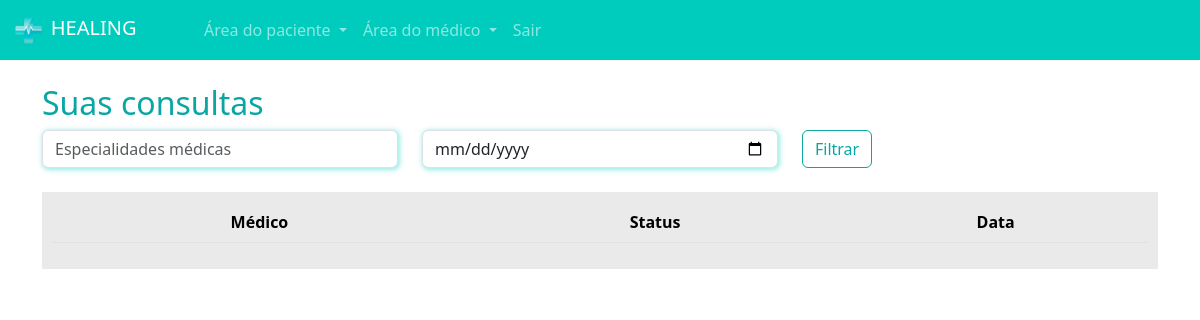
Page /pacientes/minhas_consultas/ (signed in) on the earlier database version.
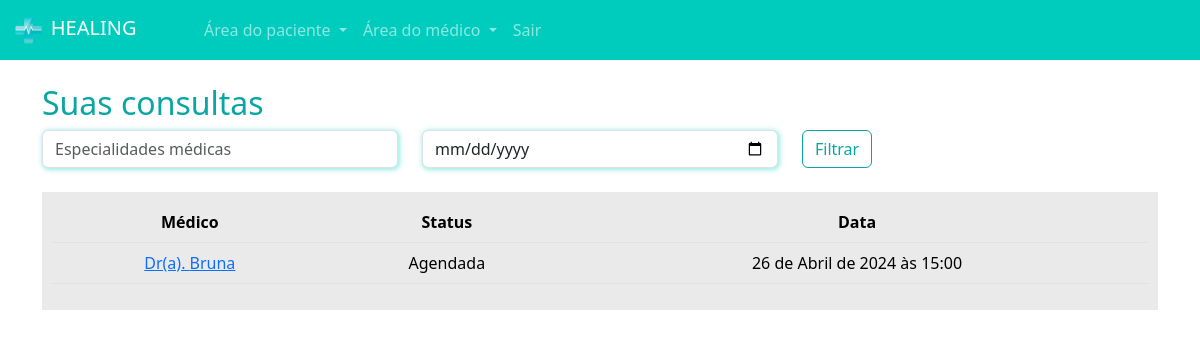
Same page on the later database version.
### paciente/models.py (models this page shows, shortened)
class Consulta(models.Model):
    status_choices = (
        ('A', 'Agendada'),
        ('F', 'Finalizada'),
        ('C', 'Cancelada'),
        ('I', 'Iniciada')
    )
    paciente = models.ForeignKey(User, on_delete=models.DO_NOTHING)
    data_aberta = models.ForeignKey(DatasAbertas, on_delete=models.DO_NOTHING)
    status = models.CharField(max_length=1, choices=status_choices, default='A')
    link = models.URLField(null=True, blank=True)

### medico/models.py (models this page shows, shortened)
class DatasAbertas(models.Model):
    data = models.DateTimeField()
    user = models.ForeignKey(User, on_delete=models.DO_NOTHING)
    agendado = models.BooleanField(default=False)

### paciente/views.py (the view)
# urls.py: path('minhas_consultas/', views.minhas_consultas, name="minhas_consultas"),
@login_required
def minhas_consultas(request):
    if request.method == "GET":
        minhas_consultas = Consulta.objects.filter(paciente=request.user).filter(data_aberta__data__gte=datetime.now())
        return render(request, 'minhas_consultas.html', {'minhas_consultas': minhas_consultas, 'is_medico': is_medico(request.user)})

### medico/models.py (called while the page is built)
def is_medico(user):
    return DadosMedico.objects.filter(user=user).exists()

### paciente/templates/minhas_consultas.html
{% extends "base.html" %}
{% load static %}
{% block 'head' %}
    <link rel="stylesheet" href="{% static 'medicos/css/abrir_horario.css' %}">
    <link rel="stylesheet" href="{% static 'usuarios/css/usuarios.css' %}">
    <link rel="stylesheet" href="{% static 'medicos/css/cadastro_medico.css' %}">
    <link rel="stylesheet" href="{% static 'pacientes/css/home.css' %}">
    <link rel="stylesheet" href="https://cdn.jsdelivr.net/npm/bootstrap-icons@1.11.3/font/bootstrap-icons.min.css">
{% endblock 'head' %}
{% block 'body' %}
{% include "partials/navbar.html" %}
    <div class="container">
        <br>
        <h2><span class="color-dark">Suas consultas</span></h2>
        <div class="row">
            <div class="col-md">
                <input type="text" name="especialidades" id="" class="form-control shadow-main-color" placeholder="Especialidades médicas">
            </div>
            <div class="col-md">
                <input type="date" name="data" id="" class="form-control shadow-main-color" placeholder="Data da consulta">
            </div>
            <div class="col-md">
                <input type="submit" value="Filtrar" class="btn btn-dark-color-outline">
            </div>
        </div>
        <br>
        <div class="list-minhas-consultas">
            <table class="table">
                <thead>
                  <tr>
                    <th scope="col">Médico</th>
                    <th scope="col">Status</th>
                    <th scope="col">Data</th>
                  </tr>
                </thead>
                <tbody>
                    {% for consulta in minhas_consultas  %}
                        <tr>
                            <td><a href="{% url 'consulta' consulta.id %}">Dr(a). {{consulta.data_aberta.user}}</a></td>
                            <td>{{consulta.get_status_display}}</td>
                            <td>{{consulta.data_aberta.data}}</td>
                        </tr>
                    {% endfor %}
                </tbody>
              </table>
        </div>
    </div>
{% endblock 'body' %}

Differences in the rows shown:
added Consulta: data_aberta.user "Bruna", status "Agendada", data_aberta.data "26 de Abril de 2024 às 15:00"
